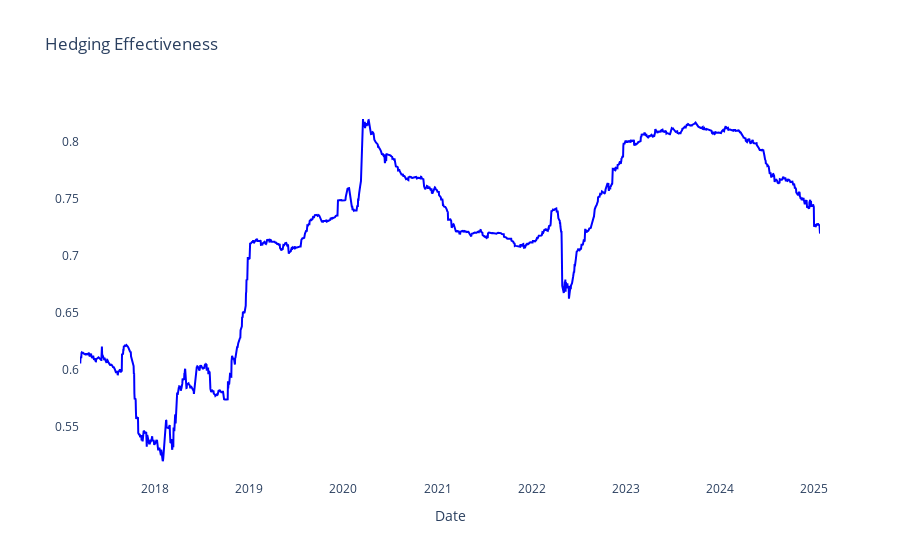

Notebook source saved alongside this figure:
### Code cell
window_size = 500

hedged_var = result['Hedged'].rolling(window = window_size).var()
unhedged_var = result['Unhedged'].rolling(window = window_size).var()

effectiveness = 1 - (hedged_var / unhedged_var)

result['Effectiveness'] = effectiveness

temp = result.dropna()

fig = go.Figure()

fig.add_trace(go.Scatter(
    x=temp.index, 
    y=temp["Effectiveness"], 
    mode='lines', 
    name="Effectiveness",
    line=dict(color="blue")
))

fig.update_layout(
    title="Hedging Effectiveness",
    xaxis_title="Date",
    yaxis_title="",
    plot_bgcolor="white",
    paper_bgcolor="white",
    font=dict(size=12),
)

fig.show()

### Figure 1 — Plotly figure (JSON) as saved in the notebook; plotly's stock layout.template omitted (floating-point values rounded to 4 significant figures; data arrays with more than 128 entries replaced by an {"elided": "..."} marker saying what was removed)
{"data": [{"line": {"color": "blue"}, "mode": "lines", "name": "Effectiveness", "type": "scatter", "x": {"elided": "1848 str values"}, "y": {"elided": "1848 float values"}}], "layout": {"font": {"size": 12}, "paper_bgcolor": "white", "plot_bgcolor": "white", "title": {"text": "Hedging Effectiveness"}, "xaxis": {"title": {"text": "Date"}}, "yaxis": {"title": {"text": ""}}}}
